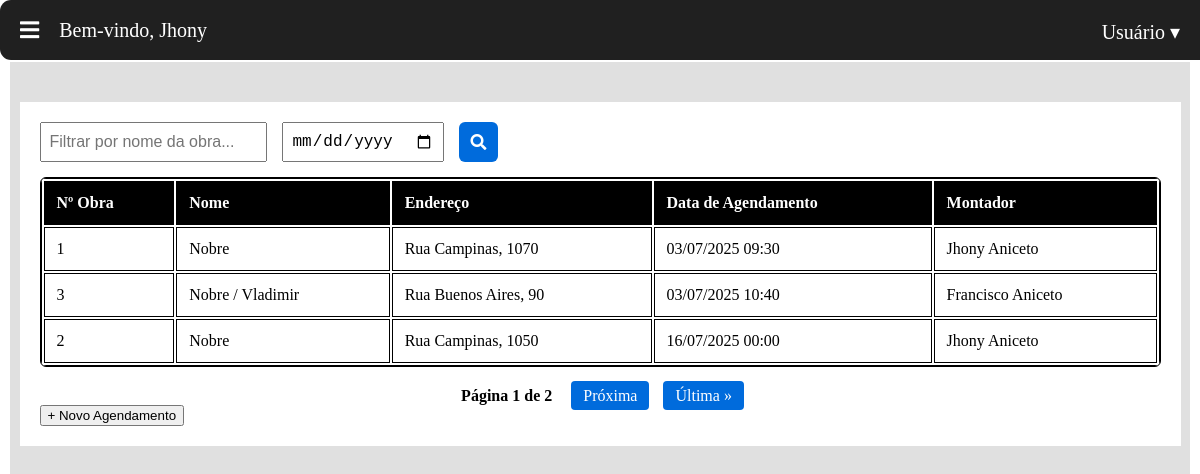
Page /agenda/lista/ (signed in) on the committed database.
### usuario/models.py (models this page shows, shortened)
class usuario(AbstractUser):
    nome = models.CharField('Nome', max_length=200)
    cpf = models.CharField('CPF', max_length=11, unique=True)
    email = models.EmailField('E-mail')
    telefone = models.CharField('Telefone', max_length=20, null=True, blank=True)
    cargo = models.ForeignKey(Cargo, verbose_name='Cargo', on_delete=models.SET_NULL, null=True)
    data_admissao = models.DateField('Data de Admissão', null=True, blank=True)
    ativo = models.BooleanField('Ativo', default=True)

### agenda/models.py (models this page shows, shortened)
class Agendamento(models.Model):
    obra = models.ForeignKey('obra.Obra', on_delete=models.CASCADE, related_name='agendamentos', verbose_name='Obra relacionada')
    data_criacao = models.DateTimeField(auto_now_add=True, verbose_name='Data de Criação')
    montador = models.ForeignKey('usuario.Usuario', on_delete=models.SET_NULL, null=True, blank=False, verbose_name='Montador Responsável', limit_choices_to={'cargo__nome' :'Montador', 'ativo': True})
    data_agendamento = models.DateTimeField(verbose_name='Data de Agendamento')
    realizado = models.BooleanField(default=False, verbose_name='Agendamento Realizado?')
    class Meta:
        verbose_name = 'Agendamento'
        verbose_name_plural = 'Agendamentos'
        ordering = ['-data_agendamento']
        constraints = [
            models.UniqueConstraint(fields=['montador', 'data_agendamento'], name='unique_montador_agendamento',
                violation_error_message='Esse montador ja tem um agendamento para esse horario.')
        ]

### obra/models.py (models this page shows, shortened)
class obra(models.Model):
    nome = models.CharField('nome', max_length=50)
    numero = models.IntegerField('numero controle')
    endereco = models.TextField('endereço', max_length=200, null=True, blank=True)
    data_criacao = models.DateTimeField('Data de criação',auto_now_add=True)
    cliente = models.CharField('nome cliente', max_length=50)
    previsao_entrega = models.DateTimeField('Data prevista para entrega', null=True, blank=True)

### agenda/views.py (the view)
# urls.py: path('lista/', views.listar_agendamentos, name='listar'),
@login_required
def listar_agendamentos(request):
    nome = request.GET.get('nome', '')
    data = request.GET.get('data', '')
    agendamentos = Agendamento.objects.select_related('obra').order_by('data_agendamento')
    montador_nome = request.GET.get('montador', '')
    if nome:
        agendamentos = agendamentos.filter(obra__nome__icontains=nome)
    if data:
        agendamentos = agendamentos.filter(data_agendamento__date=data)
    paginator = Paginator(agendamentos, 3)  # Exibe 10 agendamentos por página
    pagina_num = request.GET.get('page')
    pagina_obj = paginator.get_page(pagina_num)
    return render(request, "agenda/listar_agendamentos.html", {
        "pagina_obj": pagina_obj,
        "nome": nome,
        "data": data,
        'montador': montador_nome,
    })

### templates/agenda/listar_agendamentos.html (shortened to what this page needs)
{% extends 'base.html' %}
{% load static %}
{% block content %}
{% block extra_css %}
<link rel="stylesheet" href="{% static 'agenda/listaAgenda.css' %}">
{% endblock %}
<div class="lista-agenda-container">
  <form method="get" class="filtros-tabela">
    <input type="text" id="filtro-nome" name="nome" value="{{ nome }}" placeholder="Filtrar por nome da obra...">
    <input type="date" id="filtro-data" name="data" value="{{ data }}">
    <button type="submit" id="btn-filtrar" class="btn-filtrar">
      <i class="fas fa-search"></i>
    </button>
  </form>
  <section class="tabela-wrapper">
    <table class="tabela-agendamentos">
      <thead>
        <tr>
          <th>Nº Obra</th>
          <th>Nome</th>
          <th>Endereço</th>
          <th>Data de Agendamento</th>
          <th>Montador</th>
        </tr>
      </thead>
      <tbody id="tabela-corpo">
        {% for agendamento in pagina_obj %}
          <tr>
            <td>{{ agendamento.obra.id }}</td>
            <td>{{ agendamento.obra.nome }}</td>
            <td>{{ agendamento.obra.endereco }}</td>
            <td>{{ agendamento.data_agendamento|date:"d/m/Y H:i" }}</td>
            <td>{{ agendamento.montador.get_full_name }}</td>
          </tr>
        {% empty %}
          <tr>
            <td colspan="4">Nenhum agendamento encontrado.</td>
          </tr>
        {% endfor %}
      </tbody>
    </table>
  </section>
  <div class="paginacao">
    <span>Página {{ pagina_obj.number }} de {{ pagina_obj.paginator.num_pages }}</span>
    {% if pagina_obj.has_next %}
      <a href="?page={{ pagina_obj.next_page_number }}&nome={{ nome }}&data={{ data }}">Próxima</a>
      <a href="?page={{ pagina_obj.paginator.num_pages }}&nome={{ nome }}&data={{ data }}">Última &raquo;</a>
    {% endif %}
  </div>
  <button id="abrir-modal" data-url="{% url 'agenda:novo_agendamento' %}">
    + Novo Agendamento
  </button>
</div>
{% endblock %}

### templates/base.html (shortened to what this page needs)
{% load static %}
<!DOCTYPE html>
<html lang="pt-br">
<head>
    <link rel="stylesheet" href="{% static 'css/estilo.css' %}">
    <link href="https://use.fontawesome.com/releases/v5.6.1/css/all.css" rel="stylesheet">
    {% block extra_css %}{% endblock %}
</head>
<body>
<div class="topbar">
  <div class="topbar-left">
    <i class="fas fa-bars" id="openSidebar"></i>
  </div>
  <div class="nameuser">
    <span class="user-name">Bem-vindo, {{ user.first_name }}</span>
  </div>
  <div class="topbar-right">
    <div class="user-menu">
      <span id="userButton">Usuário ▾</span>
    </div>
  </div>
</div>
<div class="content" id="content">
  {% block content %}{% endblock %}
</div>
</body>
</html>

### static/css/estilo.css (style rules this page uses)
:root { --accent-color: #fd9432; --gradient-color: #0d32d8; }
html, body { height: 100%; margin: 0; padding: 0; }
.topbar { height: 60px; background-color: #202020; color: #fff; display: flex; align-items: center; padding: 0 20px; position: fixed; width: 100%; top: 0; z-index: 998; border-radius: 11px 11px 11px 11px; transition: margin-left 0.3s ease; }
.topbar-left i { font-size: 22px; cursor: pointer; }
.nameuser { font-size: 20px; color: #fff; margin-left: 20px; padding: 0; flex: 0 1 auto; }
.user-menu { position: fixed; right: 20px; top: 20px; z-index: 1000; transition: right 0.3s ease; }
.user-menu span { font-size: 20px; cursor: pointer; }
.content { position: absolute; top: 62px; left: 10px; right: 10px; bottom: 05px; background-color: #e0e0e0; overflow-y: hidden; transition: padding-left 0.3s ease; border-radius: 0px 0px 11px 11px; }

### static/agenda/listaAgenda.css (style rules this page uses)
.lista-agenda-container { margin: 40px auto; background-color: #fff; padding: 20px; width: 95%; }
.filtros-tabela { display: flex; gap: 15px; margin-bottom: 15px; }
.filtros-tabela input { padding: 8px; font-size: 1rem; }
.btn-filtrar { padding: 8px 12px; background-color: #006bdc; color: white; border: none; border-radius: 6px; cursor: pointer; font-size: 1rem; display: flex; align-items: center; }
.btn-filtrar i { font-size: 16px; }
.tabela-agendamentos { width: 100%; border: 1px solid #000000; }
.tabela-wrapper { overflow-x: auto; background-color: white; border: 1px solid #000000; border-radius: 6px; }
.tabela-agendamentos th, .tabela-agendamentos td { padding: 12px; border: 1px solid #000000; text-align: left; }
.tabela-agendamentos thead { background-color: #000000; color: white; }
.paginacao { text-align: center; margin-top: 20px; }
.paginacao a { margin: 0 5px; padding: 6px 12px; background-color: #006bdc; color: white; border-radius: 4px; text-decoration: none; }
.paginacao span { margin: 0 10px; font-weight: bold; }

### rows in the picture
usuario: first_name "Jhony"
Agendamento: obra.id "1", obra.nome "Nobre", obra.endereco "Rua Campinas, 1070", data_agendamento "03/07/2025 09:30", montador.get_full_name "Jhony Aniceto"
Agendamento: obra.id "3", obra.nome "Nobre / Vladimir", obra.endereco "Rua Buenos Aires, 90", data_agendamento "03/07/2025 10:40", montador.get_full_name "Francisco Aniceto"
Agendamento: obra.id "2", obra.nome "Nobre", obra.endereco "Rua Campinas, 1050", data_agendamento "16/07/2025 00:00", montador.get_full_name "Jhony Aniceto"

### other values in the picture
{{ pagina_obj.number }} "1"
{{ pagina_obj.paginator.num_pages }} "2"
